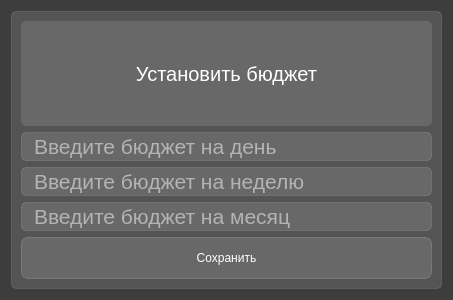
<?xml version="1.0" encoding="UTF-8"?>
<ui version="4.0">
 <class>Dialog</class>
 <widget class="QDialog" name="Dialog">
  <property name="geometry">
   <rect>
    <x>0</x>
    <y>0</y>
    <width>453</width>
    <height>300</height>
   </rect>
  </property>
  <property name="maximumSize">
   <size>
    <width>16777215</width>
    <height>1000004</height>
   </size>
  </property>
  <property name="windowTitle">
   <string>Dialog</string>
  </property>
  <property name="styleSheet">
   <string notr="true">background-color: rgb(61, 61, 61);</string>
  </property>
  <layout class="QVBoxLayout" name="verticalLayout_2">
   <item>
    <widget class="QFrame" name="frame">
     <property name="maximumSize">
      <size>
       <width>16777215</width>
       <height>1000</height>
      </size>
     </property>
     <property name="styleSheet">
      <string notr="true">background-color: rgba(255,255,255,30);
border: 1px solid rgba(255,255,255,30);
border-radius: 5px;</string>
     </property>
     <property name="frameShape">
      <enum>QFrame::StyledPanel</enum>
     </property>
     <property name="frameShadow">
      <enum>QFrame::Raised</enum>
     </property>
     <layout class="QVBoxLayout" name="verticalLayout">
      <item>
       <widget class="QLabel" name="label">
        <property name="maximumSize">
         <size>
          <width>16777215</width>
          <height>10000</height>
         </size>
        </property>
        <property name="font">
         <font>
          <pointsize>15</pointsize>
          <bold>false</bold>
         </font>
        </property>
        <property name="layoutDirection">
         <enum>Qt::LeftToRight</enum>
        </property>
        <property name="styleSheet">
         <string notr="true">color: white;
font-weigth bold;
font-size: 15pt;
backgroung-color: none;
border: none;</string>
        </property>
        <property name="text">
         <string>Установить бюджет</string>
        </property>
        <property name="alignment">
         <set>Qt::AlignCenter</set>
        </property>
       </widget>
      </item>
      <item>
       <widget class="QLineEdit" name="bdg_day">
        <property name="styleSheet">
         <string notr="true">font-size: 16pt;
color: white;
padding-left: 10px;</string>
        </property>
        <property name="placeholderText">
         <string>Введите бюджет на день</string>
        </property>
       </widget>
      </item>
      <item>
       <widget class="QLineEdit" name="bdg_week">
        <property name="styleSheet">
         <string notr="true">font-size: 16pt;
color: white;
padding-left: 10px;</string>
        </property>
        <property name="placeholderText">
         <string>Введите бюджет на неделю</string>
        </property>
       </widget>
      </item>
      <item>
       <widget class="QLineEdit" name="bdg_month">
        <property name="styleSheet">
         <string notr="true">font-size: 16pt;
color: white;
padding-left: 10px;</string>
        </property>
        <property name="placeholderText">
         <string>Введите бюджет на месяц</string>
        </property>
       </widget>
      </item>
      <item>
       <widget class="QPushButton" name="pushButton">
        <property name="styleSheet">
         <string notr="true">QPushButton {
color: white;
background-color: rgba(255,255,255,30);
border: 1px solid rgba(255,255,255,40);
border-radius: 7px;
width: 150px;
height: 40px;
}
QPushButton:hover {
color: white;
background-color: rgba(255,255,255,40);
}
QPushButton:pressed {
color: white;
background-color: rgba(255,255,255,70);
}</string>
        </property>
        <property name="text">
         <string>Сохранить</string>
        </property>
       </widget>
      </item>
     </layout>
    </widget>
   </item>
  </layout>
 </widget>
 <resources/>
 <connections/>
</ui>
